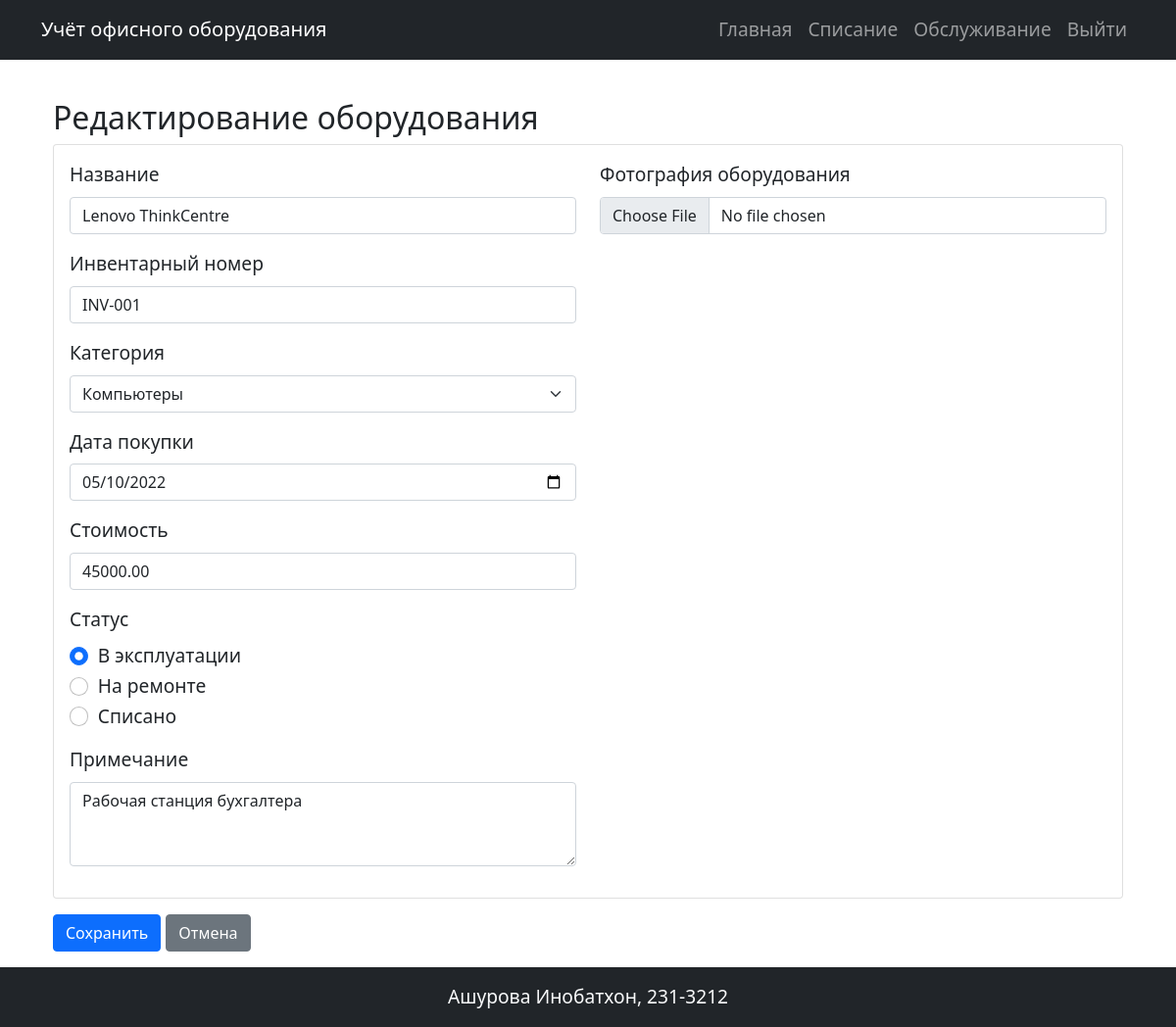
The app's page /equipment/1/edit (signed in) with its own data.
### models.py (models this page shows)
class Equipment(db.Model):
    id = db.Column(db.Integer, primary_key=True)
    name = db.Column(db.String(100), nullable=False)
    inventory_number = db.Column(db.String(50), unique=True, nullable=False)
    category_id = db.Column(db.Integer, db.ForeignKey('category.id'), nullable=False)
    category = db.relationship('Category', backref='equipments')
    purchase_date = db.Column(db.Date, nullable=False)
    cost = db.Column(db.Numeric(10, 2), nullable=False)
    status = db.Column(db.Enum('В эксплуатации', 'На ремонте', 'Списано', name='equipment_status'), nullable=False, default='В эксплуатации')
    note = db.Column(db.Text)
    photos = db.relationship('Photo', backref='equipment', lazy='dynamic', cascade='all, delete-orphan')
    maintenance_history = db.relationship('MaintenanceHistory', backref='equipment', cascade='all, delete-orphan')
    responsible_persons = db.relationship('ResponsiblePersons', secondary=equipment_responsible, back_populates='equipments')
    write_offs = db.relationship('WriteOff', backref='equipment_obj', cascade='all, delete-orphan')

class Category(db.Model):
    id = db.Column(db.Integer, primary_key=True)
    name = db.Column(db.String(100), nullable=False)
    description = db.Column(db.Text)

### app.py (the view, shortened to what this page needs)
@app.route('/equipment/<int:id>/edit', methods=['GET', 'POST'])
@login_required
def edit_equipment(id):
    if not current_user.role.name == 'admin':
        flash('У вас недостаточно прав для выполнения данного действия', 'danger')
        return redirect(url_for('index'))
    equipment = Equipment.query.get_or_404(id)
    categories = Category.query.all()
    return render_template('edit_equipment.html',
                         equipment=equipment,
                         categories=categories)

### app.py (called while the page is built)
@login_manager.user_loader
def load_user(user_id):
    return User.query.get(int(user_id))

### templates/edit_equipment.html (shortened to what this page needs)
{% extends 'base.html' %}
{% block content %}
<div class="container mt-4">
    <h2>Редактирование оборудования</h2>
    <form method="POST" enctype="multipart/form-data">
        <div class="card">
            <div class="card-body">
                <div class="row">
                    <div class="col-md-6">
                        <div class="mb-3">
                            <label for="name" class="form-label">Название</label>
                            <input type="text" class="form-control" id="name" name="name"
                                   value="{{ form_data.name if form_data else equipment.name }}" required>
                        </div>
                        <div class="mb-3">
                            <label for="inventory_number" class="form-label">Инвентарный номер</label>
                            <input type="text" class="form-control" id="inventory_number" name="inventory_number"
                                   value="{{ form_data.inventory_number if form_data else equipment.inventory_number }}" required>
                        </div>
                        <div class="mb-3">
                            <label for="category_id" class="form-label">Категория</label>
                            <select class="form-select" id="category_id" name="category_id" required>
                                {% for category in categories %}
                                    <option value="{{ category.id }}"
                                        {% if form_data and form_data.category_id == category.id|string or
                                              not form_data and equipment.category_id == category.id %}selected{% endif %}>
                                        {{ category.name }}
                                    </option>
                                {% endfor %}
                            </select>
                        </div>
                        <div class="mb-3">
                            <label for="purchase_date" class="form-label">Дата покупки</label>
                            <input type="date" class="form-control" id="purchase_date" name="purchase_date"
                                   value="{{ form_data.purchase_date if form_data else equipment.purchase_date.strftime('%Y-%m-%d') }}" required>
                        </div>
                        <div class="mb-3">
                            <label for="cost" class="form-label">Стоимость</label>
                            <input type="number" step="0.01" class="form-control" id="cost" name="cost"
                                   value="{{ form_data.cost if form_data else equipment.cost }}" required>
                        </div>
                        <div class="mb-3">
                            <label class="form-label">Статус</label>
                            <div class="form-check">
                                <input class="form-check-input" type="radio" name="status" id="status1" value="В эксплуатации"
                                       {% if form_data and form_data.status == 'В эксплуатации' or
                                             not form_data and equipment.status == 'В эксплуатации' %}checked{% endif %} required>
                                <label class="form-check-label" for="status1">В эксплуатации</label>
                            </div>
                            <div class="form-check">
                                <input class="form-check-input" type="radio" name="status" id="status2" value="На ремонте"
                                             >
                                <label class="form-check-label" for="status2">На ремонте</label>
                            </div>
                            <div class="form-check">
                                <input class="form-check-input" type="radio" name="status" id="status3" value="Списано"
                                             >
                                <label class="form-check-label" for="status3">Списано</label>
                            </div>
                        </div>
                        <div class="mb-3">
                            <label for="note" class="form-label">Примечание</label>
                            <textarea class="form-control" id="note" name="note" rows="3">{{ form_data.note if form_data else equipment.note }}</textarea>
                        </div>
                    </div>
                    <div class="col-md-6">
                        <div class="mb-3">
                            <label for="photo" class="form-label">Фотография оборудования</label>
                            <input type="file" class="form-control" id="photo" name="photo" accept="image/*">
                        </div>
                    </div>
                </div>
            </div>
        </div>
        <div class="mt-3">
            <button type="submit" class="btn btn-primary">Сохранить</button>
            <a href="{{ url_for('view_equipment', id=equipment.id) }}" class="btn btn-secondary">Отмена</a>
        </div>
    </form>
</div>
{% endblock %}

### static/styles.css (style rules this page uses)
body { font-size: 1.2rem; display: grid; grid-template-rows: auto 1fr auto; height: 100vh; margin: 0; }

### records on screen
Equipment: name "Lenovo ThinkCentre", inventory_number "INV-001", category_id "Компьютеры", purchase_date "05/10/2022", cost "45000.00", status "☑ В эксплуатации", status "☐ На ремонте", status "☐ Списано", note "Рабочая станция бухгалтера"
